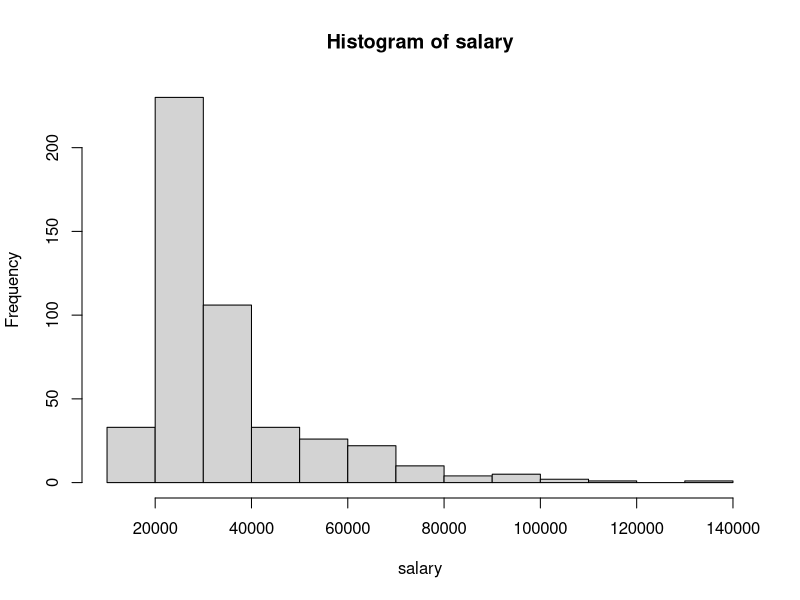
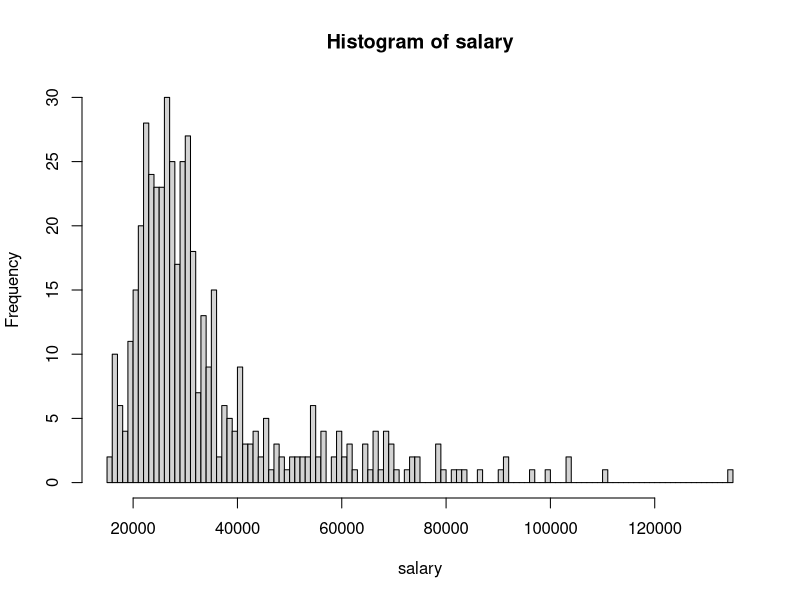
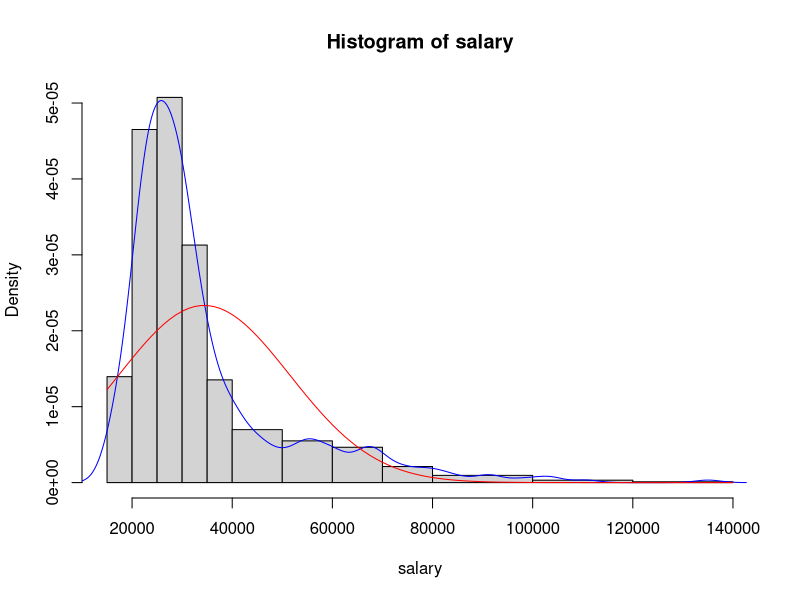
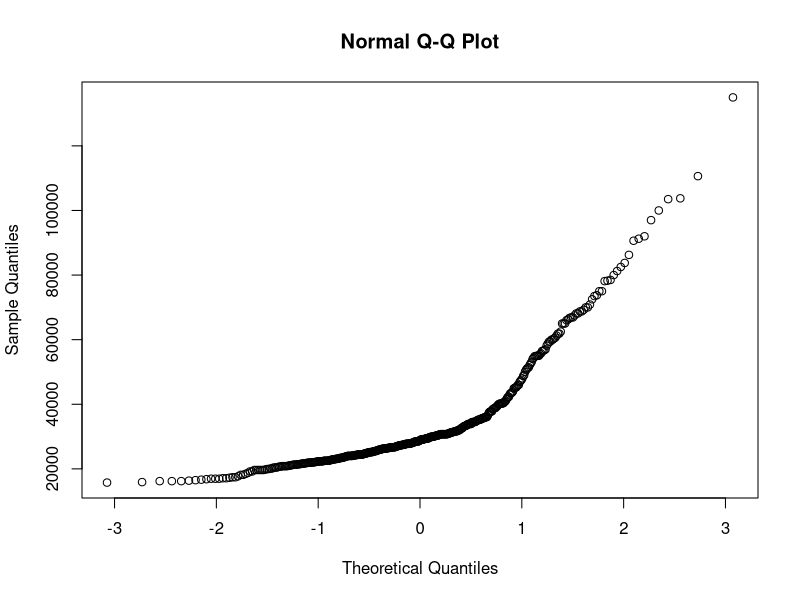
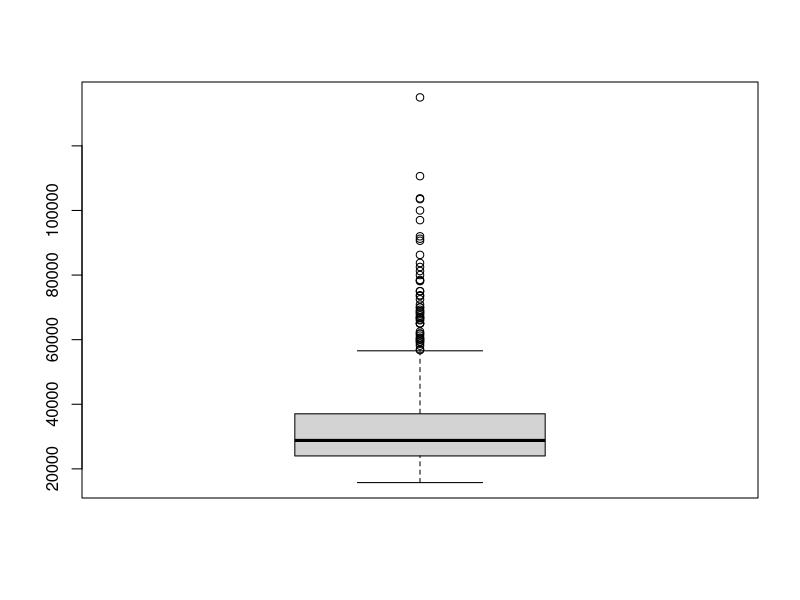
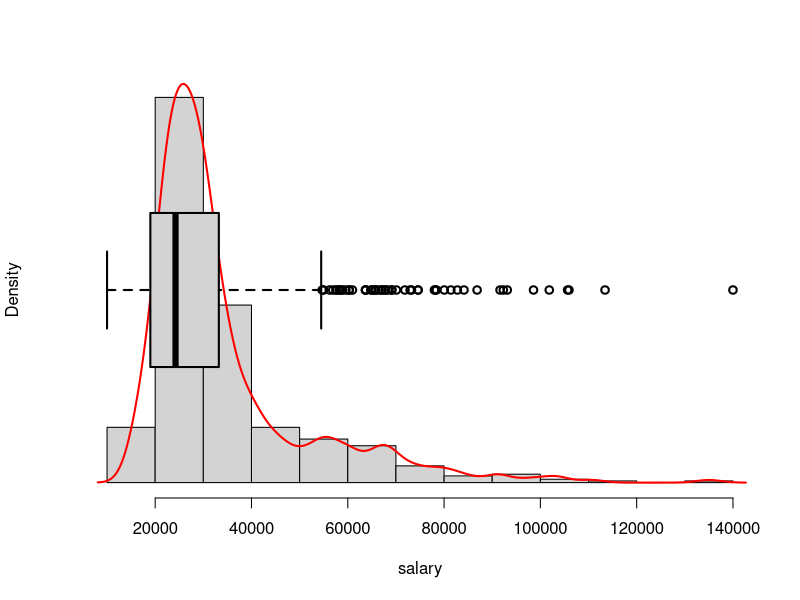
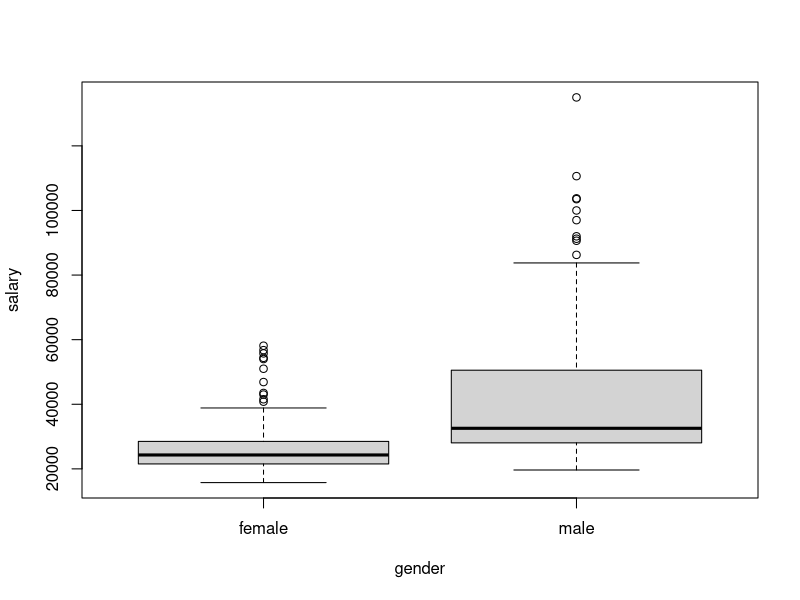
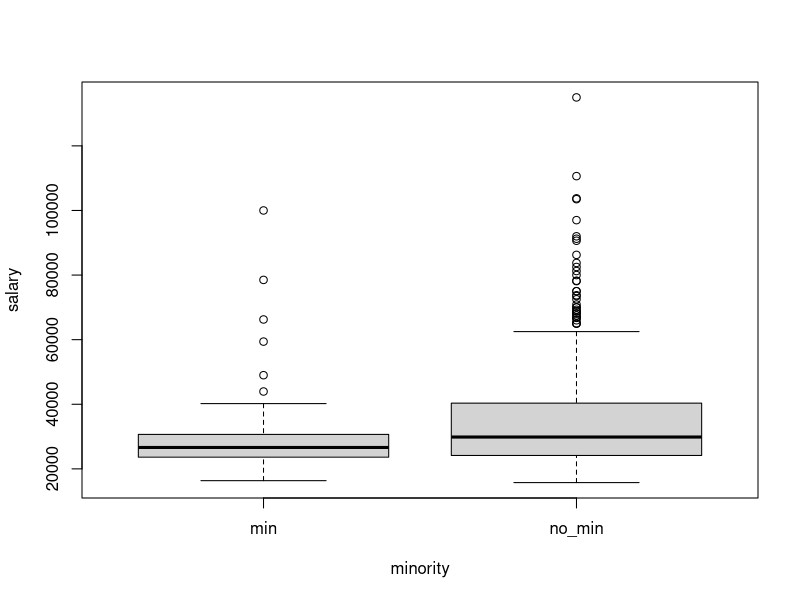

R code for these plots, in order:
#
# ------------------------------------------------------------ VII ----------
#   :::::: P R A C T I C A   7 : :  :   :    :     :        :          :
# ----------------------------------------------------------------------
#
# Autor: Andrés Millán

employee <- read.table(
    "./practicas/csv/Employee.txt",
    header = TRUE,
    colClasses = c(
        "gender" = "factor",
        "jobcat" = "factor",
        "minority" = "factor"
    )
)
employee$gender <- factor(employee$gender, labels = c("female", "male"))
employee
str(employee)

attach(employee)

# --------------------------------------------------------------------------------

hist(salary)

res <- hist(salary, plot = FALSE)
res

hist(salary, breaks = 100)
# puntos de corte para intervalos con distinta amplitud
x1 <- seq(15000, 40000, by = 5000)
x2 <- seq(50000, 80000, by = 10000)
x3 <- seq(100000, 140000, by = 20000)
hist(salary, breaks = c(x1, x2, x3))

lines(density(salary), col = "blue")

curve(
    dnorm(x, mean = mean(salary), sd = sd(salary)),
    add = TRUE,
    col = "red"
)

# No se ajusta especialmente bien

# --------------------------------------------------------------------------------

qqnorm(salary)

ks.test(salary, pnorm, mean = mean(salary), sd = sd(salary))
shapiro.test(salary)

# --------------------------------------------------------------------------------

boxplot(salary)

summary(salary)

hist(salary, probability = TRUE, main = "", axes = FALSE)
axis(1)
lines(density(salary), col = "red", lwd = 2)
par(new = TRUE) ## Para que el próximo gráfico se superponga al anterior
boxplot(salary, horizontal = TRUE, axes = FALSE, lwd = 2)

boxplot(salary ~ gender)
boxplot(salary ~ minority)
boxplot(salary ~ jobcat)
# A continuación salario con una doble clasificación
boxplot(salary ~ gender * jobcat)

hist(startsal)
boxplot(startsal)
boxplot(salary ~ startsal)

hist(age)
boxplot(age, axes = TRUE)
boxplot(salary ~ age)

# --------------------------------------------------------------------------------

plot(startsal, salary)

mod <- lm(salary ~ startsal)
mod

plot(startsal, salary)
abline(mod, col = "blue")

# --------------------------------------------------------------------------------

plot(age, salary)

# No parece que estén relacionadas linealmente

plot(edu, salary)

# Tampoco se aprecia que haya dependencia lineal, pero podemos intentarlo

abline(lm(salary ~ edu), col = "blue")

# --------------------------------------------------------------------------------

tab <- table(jobcat)
tab

tab.fi <- prop.table(tab)
tab.fi

data.frame(tab, Freq.rel = as.numeric(tab.fi))

barplot(tab)
pie(tab)

# --------------------------------------------------------------------------------

tab <- table(gender)
tab

tab.fi <- prop.table(tab)
tab.fi

data.frame(tab, Freq.rel = as.numeric(tab.fi))
barplot(tab)
pie(tab)

# --------------------------------------------------------------------------------

tab <- table(minority)
tab

tab.fi <- prop.table(tab)
tab.fi

data.frame(tab, Freq.rel = as.numeric(tab.fi))
barplot(tab)
pie(tab)

# --------------------------------------------------------------------------------

tab2 <- table(jobcat, gender)
tab2
addmargins(tab2)

barplot(tab2)

barplot(tab2,
    legend.text = TRUE,
    args.legend = list(x = "topleft", bty = "n"),
    ylim = c(0, 300),
    density = 30,
    col = c("green", "blue", "red"),
    main = "Number of employees by gender and job category"
)

barplot(tab2,
    legend.text = TRUE,
    args.legend = list(x = "top", bty = "n"),
    density = 30,
    col = c("green", "blue", "red"),
    main = "Number of employees by gender and job category",
    beside = TRUE
)

# --------------------------------------------------------------------------------

tab2 <- table(jobcat, minority)
tab2
addmargins(tab2)

barplot(tab2)

barplot(tab2,
    legend.text = TRUE,
    args.legend = list(x = "topleft", bty = "n"),
    ylim = c(0, 500),
    density = 30,
    col = c("green", "blue", "red"),
    main = "Number of employees by gender and job category"
)

barplot(tab2,
    legend.text = TRUE,
    args.legend = list(x = "top", bty = "n"),
    ylim = c(0, 340),
    density = 30,
    col = c("green", "blue", "red"),
    main = "Number of employees by gender and job category",
    beside = TRUE
)

#
# ------------------------------------------------------ EJERCICIO PROPUESTO -----
#

airquality
attach(airquality)
table(Ozone)

# 1)
hist(Ozone, breaks = 10, freq = FALSE)

# 2)
curve(
    dnorm(x, mean = mean(Ozone, na.rm = TRUE), sd = sd(Ozone, na.rm = TRUE)),
    add = TRUE,
    col = "red"
)

# No parece que se ajuste especialmente bien. Es similar al ejercicio anterior.

# 3)
qqnorm(Ozone)
# Podemos comprobarlo con el test de shapiro:
shapiro.test(Ozone)

# 4)
boxplot(Ozone)

# Podemos ver que hay un par de outliers y que el rango intercuartil es algo elevado.
# Por el resto, no se aprecia nada especialmente importante.

# 5)
boxplot(Ozone ~ airquality$Month)

# En los meses de julio y agosto, el nivel de contaminación de Ozono es mayor.
# Por el contrario, en mayo, junio y septiembre bajan considerablemente, a excepción de unas pocas muestras que se podrían considerar outliers. Además, la desviación estándar es considerablemente baja en esos meses.

plot(Ozone, Wind)
abline(lm(Wind ~ Ozone), col = "blue")
# Podemos ver que existe una dependencia (aunque ligera) entre ambas variables: cuanto mayor es el viento, menor es la cantidad de Ozono.

plot(Ozone, Temp)
abline(lm(Temp ~ Ozone), col = "blue")
# Algo similar pasa con la temperatura. Sin embargo, el tipo de ajuste no parece ser lineal, sino logarítmico.